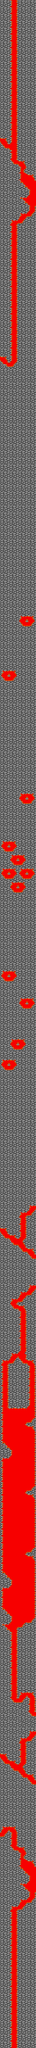

This game map was drawn from its Tiled (.tmx) file and the tilesets committed beside it. A one-line description and the trimmed map source follow:
An orthogonal 16x900 tile map with 32x32 px tiles, 1 tile layer (Calque de Tuiles 1).

<map version="1.4" tiledversion="1.4.2" orientation="orthogonal" renderorder="right-down" width="16" height="900" tilewidth="32" tileheight="32" infinite="0" nextlayerid="2" nextobjectid="1">
 <editorsettings>
  <export target="." format="csv" />
 </editorsettings>
 <tileset firstgid="1" name="GoldoCPC_tiles_Level5" tilewidth="32" tileheight="32" tilecount="240" columns="20">
  <image source="GoldoCPC_tiles_Level5.png" trans="ff00ff" width="640" height="400" />
 </tileset>
 <layer id="1" name="Calque de Tuiles 1" width="16" height="900">
  <data>[14400 cells, 14400 non-empty, 66 distinct tile ids]</data>
 </layer>
</map>